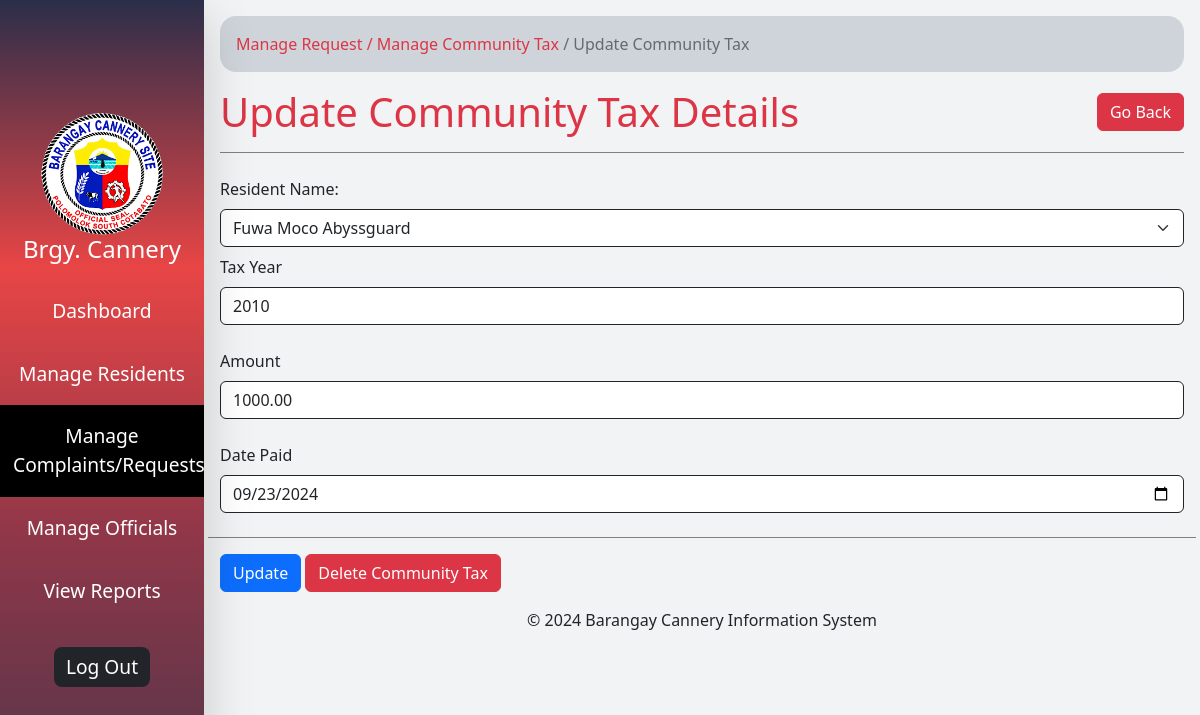
The page /update_community_tax.php?id=3 (signed in) on the database its author committed.
### tables this page shows
CREATE TABLE `community_tax` (
  `id` int(11) NOT NULL,
  `resident_name` varchar(100) NOT NULL,
  `tax_year` year(4) NOT NULL,
  `amount` decimal(10,2) NOT NULL,
  `date_paid` date NOT NULL
);

### update_community_tax.php (the view, shortened to what this page needs)
<?php require "includes/connection.php";
$id = isset($_GET['id']) ? $_GET['id'] : null;
$sql = "SELECT * FROM community_tax WHERE id=$id";
$result = $conn->query($sql);
$row = mysqli_fetch_assoc($result);
?>
<!DOCTYPE html>
<html lang="en">
<head>
</head>
<body class="d-flex">
  <?php include "includes/sidebar.php" ?>
  <div class="min-vh-100 p-3" style="width: 83%">
    <div class="w-100">
      <div id="directory_link" class="p-3 rounded-4 bg-dark-subtle ">
        <a href="manage_com.php" class="text-danger text-decoration-none">Manage Request</a>
        <a href="manage_community_tax.php" class="text-decoration-none text-danger">/ Manage Community Tax</a>
        <a href="update_community_tax.php?id=<?php echo $row['id'] ?>" class="text-decoration-none text-black-50">/ Update Community Tax</a>
      </div>
      <div class="d-flex align-items-center justify-content-between mt-3  gap-2 w-100">
        <h1 class="m-0 text-danger">Update Community Tax Details</h1>
        <a href="manage_community_tax.php" class="btn btn-danger">Go Back</a>
      </div>
      <form action="<?php echo htmlspecialchars($_SERVER['PHP_SELF']) ?>" method="post" class="w-100" enctype="multipart/form-data">
        <div class="py-2 mb-3 mx-auto" style="border-bottom: 1px solid gray;">
        </div>
        <div class="row">
          <div class="my-2 col-12">
            <label for="resident" class="form-label">Resident Name: </label>
            <select class="form-select border-dark form-select " name="resident" id="resident" required>
              <?php
              if (isset($row['resident_name'])) {
                echo "<option value='{$row['resident_name']}' selected> {$row['resident_name']} </option>";
              }
              ?>
            </select>
          </div>
          <div class="mb-4 col-12">
            <label for="tax_year" class="form-label">Tax Year</label>
            <input value="<?php echo $row['tax_year'] ?>" type="text" class="form-control border-dark" id="tax_year" name="tax_year" placeholder="Enter Tax Year" required="true" maxlength="4" onkeypress="return /[0-9]/i.test(event.key)" pattern="[0-9]+">
          </div>
          <div class="mb-4 col-12">
            <label for="amount" class="form-label">Amount</label>
            <input type="number" class="form-control border-dark" name="amount" id="amount" placeholder="" required="true" value="<?php echo $row['amount']; ?>" />
          </div>
          <div class="mb-4 col-12">
            <label for="date_paid" class="form-label">Date Paid</label>
            <input type="date" class="form-control border-dark" name="date_paid" id="date_paid" placeholder="" required="true" value="<?php echo $row['date_paid']; ?>" />
          </div>
          <div class="pt-3" style="border-top: 1px solid gray">
            <button type="submit" class="btn btn-primary">
              Update
            </button>
            <a class="btn btn-danger" onclick='return aler()' href="delete_community_tax.php?id=<?php echo $row['id'] ?>" role="button">Delete Community Tax</a>
          </div>
        </div>
      </form>
      <div class="text-center">
        <p>&copy; 2024 Barangay Cannery Information System</p>
      </div>
    </div>
  </div>
</body>
</html>

### rows shown on the page
community_tax: resident "Fuwa Moco Abyssguard", tax_year "2010", amount "1000.00", date_paid "09/23/2024"
